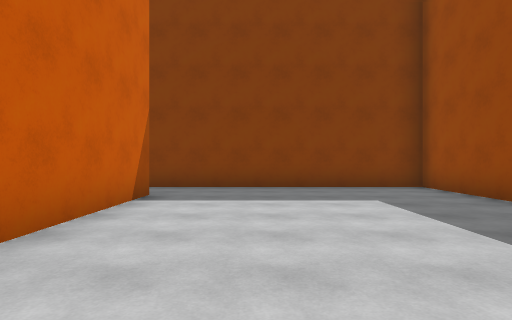
view 1 (above)

24 first-person views from a walk through a Unity game level. The camera is 1.3 m above the floor, looks level and sees 75° across. The floor is counted in squares, 2 m on a side. Each view is taken from the middle of a square. On the plan, view 1 faces up. The plan holds only what a view shows up to about 10 squares ahead; the rest is blank. The place goes on beyond the plan. The player is left out.

view 2
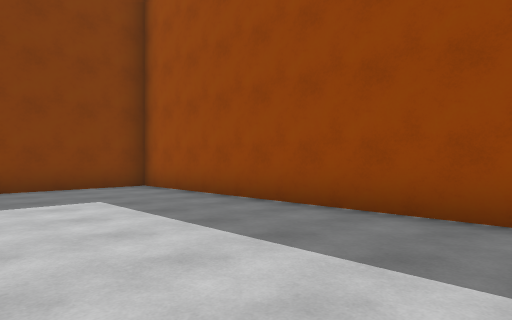

view 3
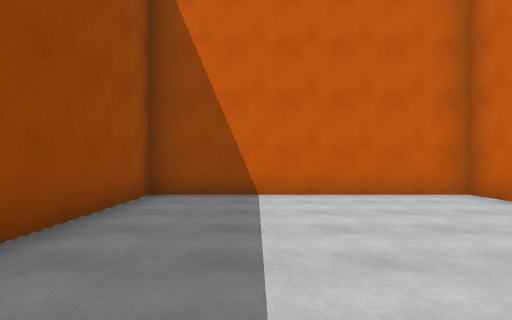

view 4
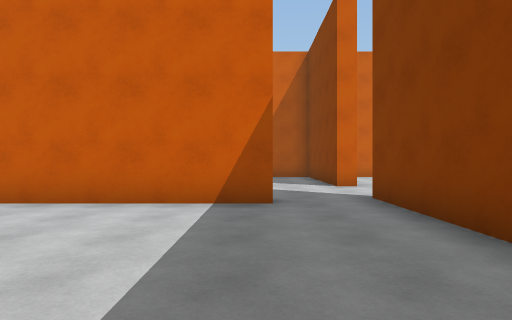

view 5
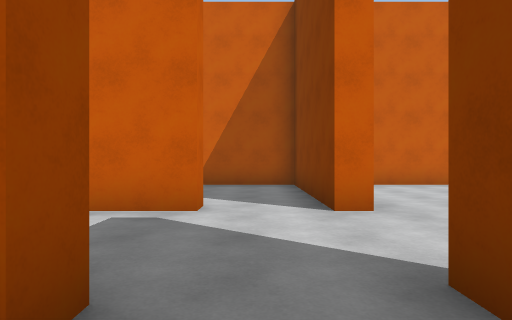

view 6
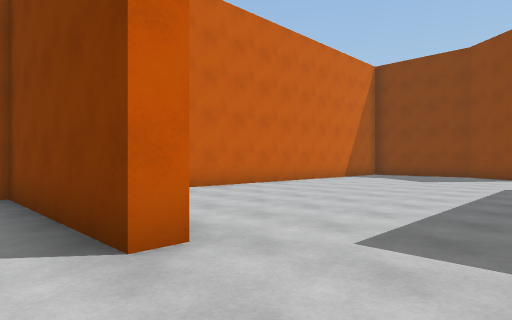

view 7
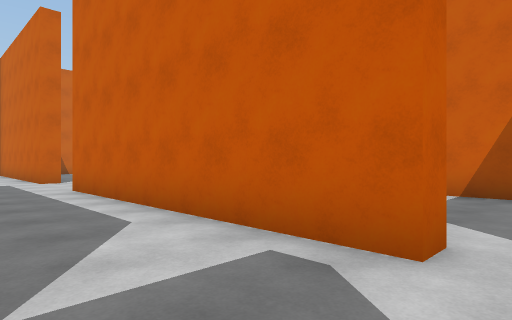

view 8
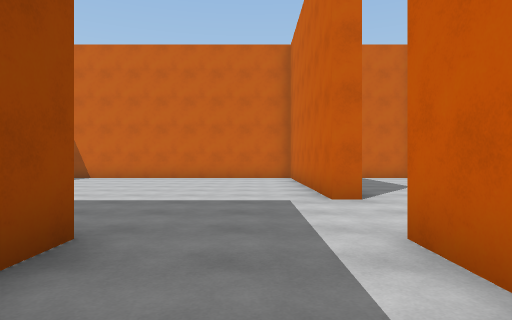

view 9
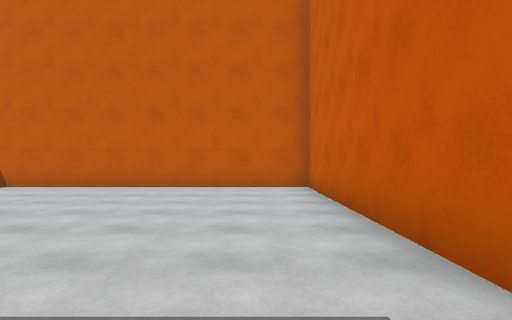

view 10
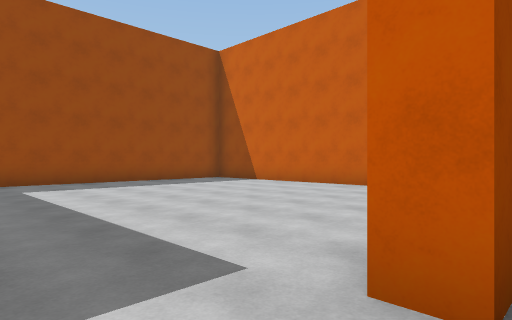

view 11
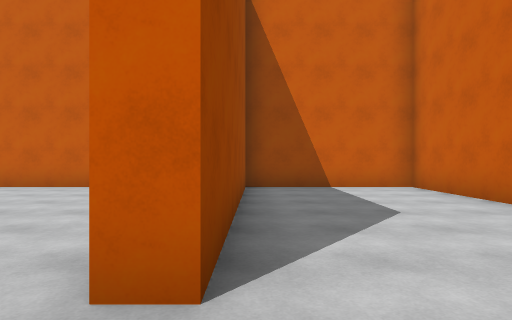

view 12
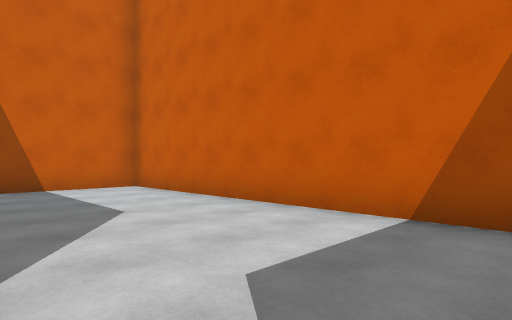

view 13
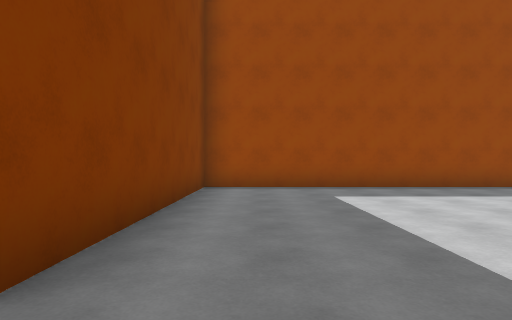

view 14
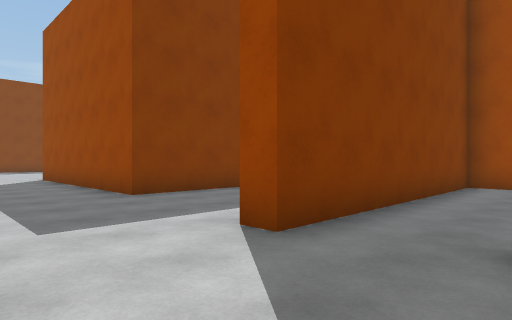

view 15
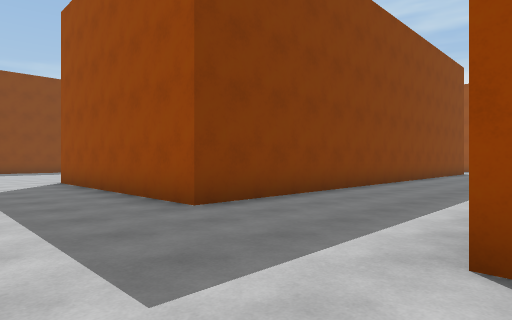

view 16
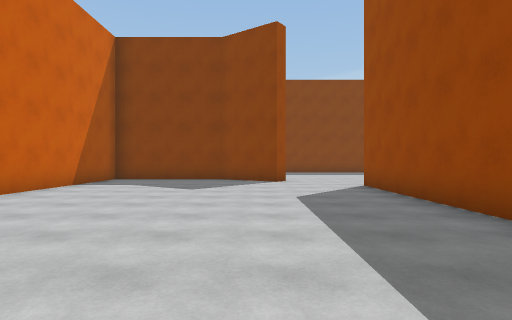

view 17
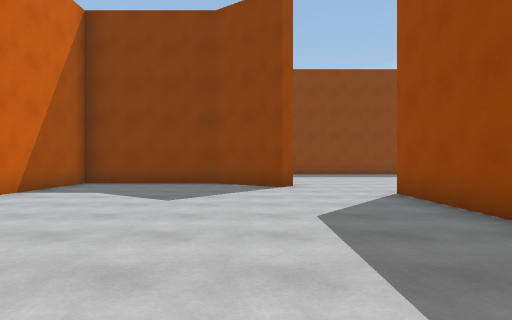

view 18
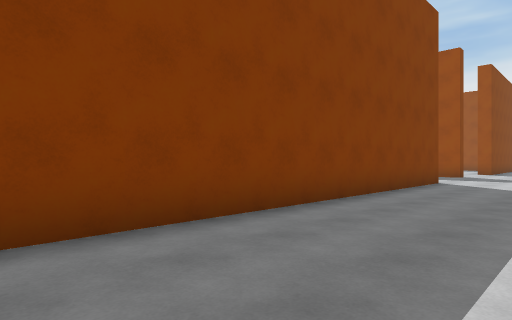

view 19
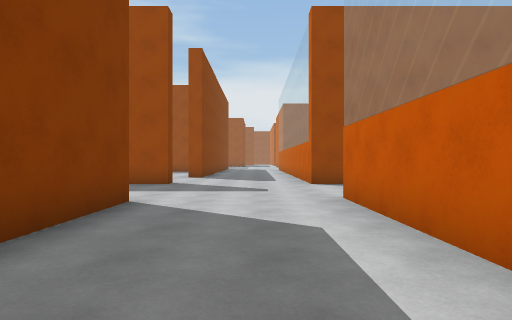

view 20
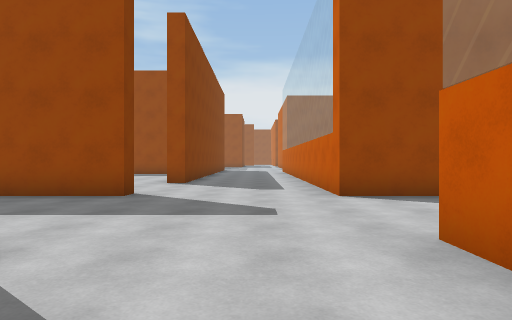

view 21
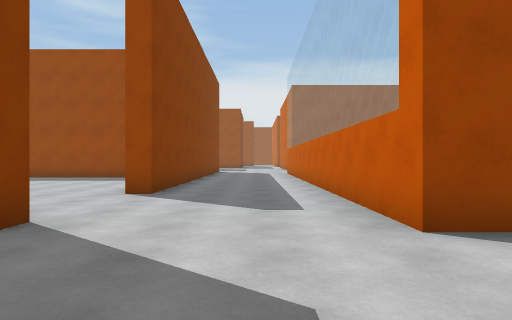

view 22
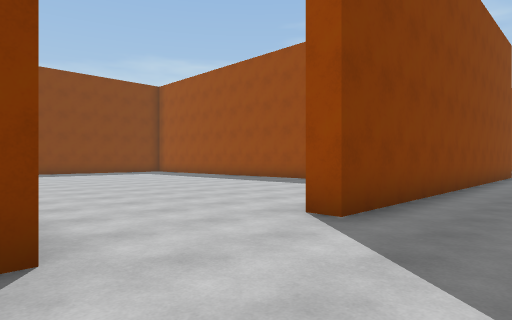

view 23
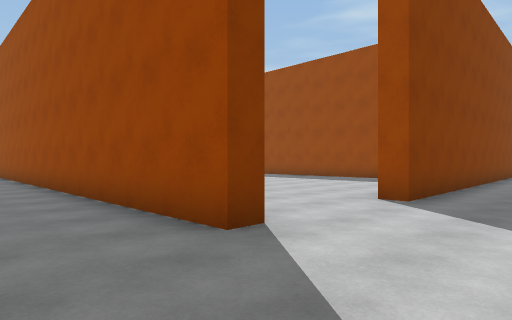

view 24
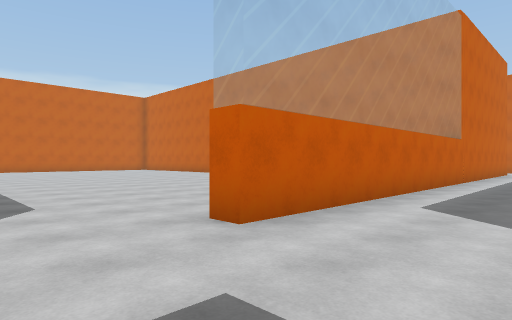

### Floor plan
Key: @ floor where view 1 was taken; # wall or solid block; . floor; = window, fence, low wall or low ledge.
Columns run from 10 left of view 1 to 23 right of it. Each row starts with its distance up from view 1.
 22       ....                #
 21 ######....                # ..
 20 #....#...                .# ...
 19 #........                .# ....
 18 #.......#                .# .....
 17 #.......#                .#.......
 16 #.......#                .#.......
 15 #.......#                .#.......
 14 #.......#               ..#.......
 13 #.......#              ...#.....
 12 #.......###############.......####
 11 #.................................
 10 #.................................
  9 # ................................
  8 #####...###############...#=======
  7 #.............#       ....#
  6 #...#...#.....#      ....
  5 #.  #...#.....#     .....
  4     #...#.....#     .....
  3     #...#.....#     .....
  2     #...#.....#     .....
  1     #...#.....#      ....
  0     #...#.@...#       ..
 -1     #...#######
 -2  .............#
 -3 #.............#
 -4 #...#.........#
 -5 #...#.........#
 -6 #...#.........#
 -7 #...#.........#
 -8 #...#........ #
 -9 #...#.......
-10 #############

Where each view was taken, in squares from view 1:
view 1: 0 up, 0 right, facing up
view 2: 0 up, 0 right, facing up-right
view 3: 6 up, 2 right, facing down
view 4: 6 up, 3 right, facing left
view 5: 7 up, 1 left, facing left
view 6: 7 up, 3 left, facing up-left
view 7: 7 up, 3 left, facing down-left
view 8: 2 up, 4 left, facing down
view 9: 2 down, 4 left, facing down
view 10: 2 down, 6 left, facing down-right
view 11: 2 down, 6 left, facing down
view 12: 2 down, 6 left, facing down-left
view 13: 2 down, 4 left, facing right
view 14: 6 up, 5 left, facing up-right
view 15: 8 up, 5 left, facing up-right
view 16: 10 up, 5 left, facing up
view 17: 12 up, 5 left, facing up
view 18: 9 up, 2 right, facing up-right
view 19: 10 up, 7 right, facing right
view 20: 10 up, 10 right, facing right
view 21: 10 up, 13 right, facing right
view 22: 10 up, 16 right, facing up-right
view 23: 10 up, 14 right, facing up-right
view 24: 11 up, 15 right, facing down-left
